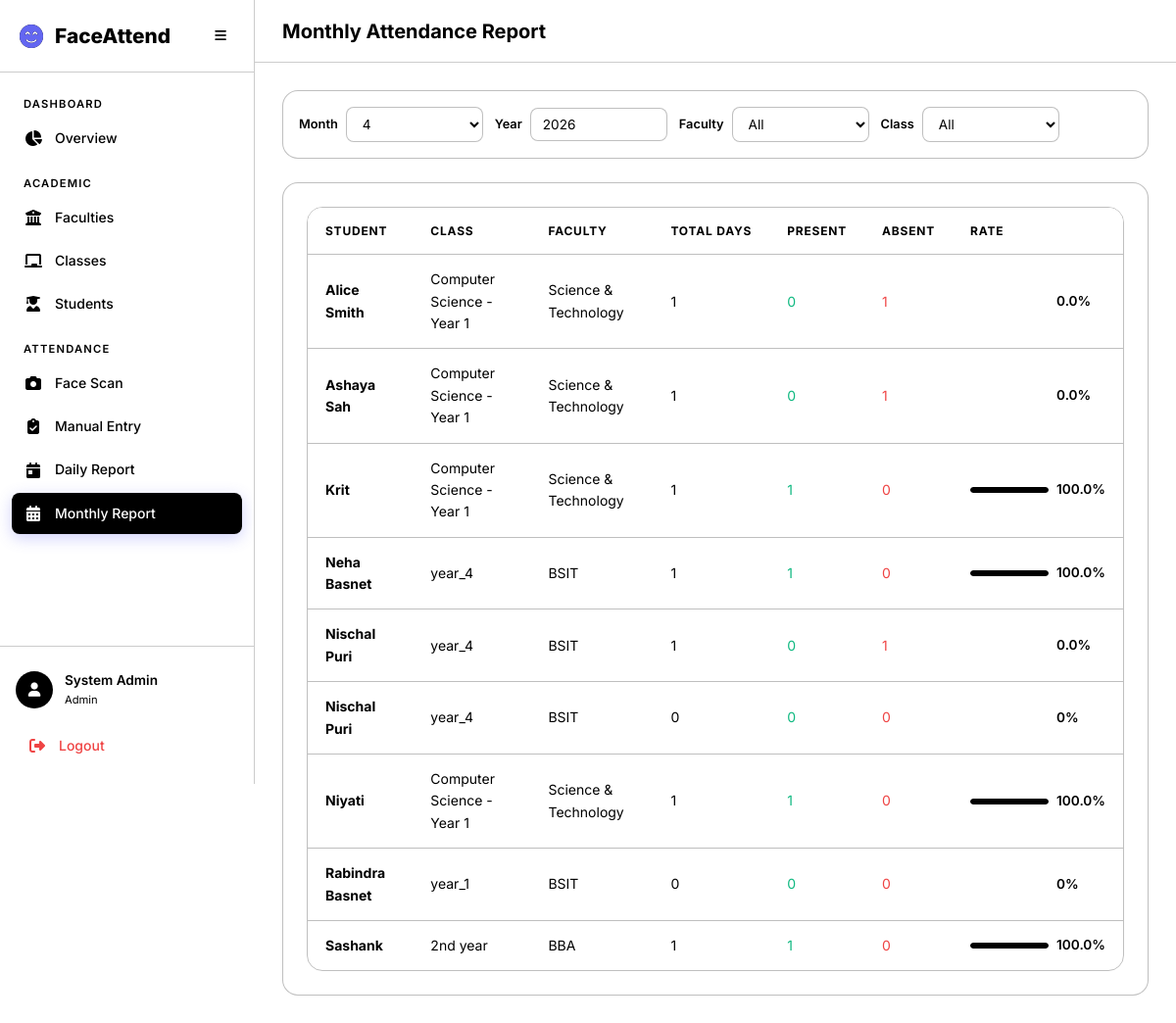
The app's page /attendance/monthly/ with its own data.
### accounts/models.py (models this page shows, shortened)
class User(AbstractUser):
    class Role(models.TextChoices):
        ADMIN = 'admin', 'Admin'
        TEACHER = 'teacher', 'Teacher'
        STUDENT = 'student', 'Student'
    role = models.CharField(
        max_length=10,
        choices=Role.choices,
        default=Role.STUDENT,
    )
    phone = models.CharField(max_length=20, blank=True)
    profile_image = models.ImageField(upload_to='profiles/', blank=True, null=True)

### academics/models.py (models this page shows, shortened)
class Student(models.Model):
    user = models.OneToOneField(
        settings.AUTH_USER_MODEL,
        on_delete=models.CASCADE,
        related_name='student_profile',
        null=True, blank=True,
    )
    full_name = models.CharField(max_length=300)
    profile_image = models.ImageField(upload_to='students/profiles/')
    face_encoding = models.BinaryField(null=True, blank=True, help_text='128-d face encoding as bytes')
    enrollment_year = models.PositiveIntegerField()
    faculty = models.ForeignKey(Faculty, on_delete=models.CASCADE, related_name='students')
    academic_class = models.ForeignKey(AcademicClass, on_delete=models.CASCADE, related_name='students')
    phone = models.CharField(max_length=20, blank=True)
    guardian_phone = models.CharField(max_length=20, blank=True)
    is_phone_flagged = models.BooleanField(
        default=False,
        help_text='Mark this when the student phone number is incorrect.',
    )
    is_active = models.BooleanField(default=True)
    created_at = models.DateTimeField(auto_now_add=True)
    updated_at = models.DateTimeField(auto_now=True)
    class Meta:
        ordering = ['full_name']

class AcademicClass(models.Model):
    name = models.CharField(max_length=200)
    faculty = models.ForeignKey(Faculty, on_delete=models.CASCADE, related_name='classes')
    teacher = models.ForeignKey(
        settings.AUTH_USER_MODEL,
        on_delete=models.SET_NULL,
        null=True, blank=True,
        related_name='assigned_classes',
        limit_choices_to={'role': 'teacher'},
    )
    created_at = models.DateTimeField(auto_now_add=True)
    updated_at = models.DateTimeField(auto_now=True)
    class Meta:
        verbose_name_plural = 'Classes'
        ordering = ['faculty__name', 'name']
        unique_together = ['name', 'faculty']

class Faculty(models.Model):
    name = models.CharField(max_length=200, unique=True)
    description = models.TextField(blank=True)
    created_at = models.DateTimeField(auto_now_add=True)
    updated_at = models.DateTimeField(auto_now=True)
    class Meta:
        verbose_name_plural = 'Faculties'
        ordering = ['name']

### attendance/views.py (the view)
# urls.py: path('monthly/', views.monthly_report, name='monthly_report'),
@login_required
@admin_or_teacher_required
def monthly_report(request):
    today = timezone.localdate()
    month = int(request.GET.get('month', today.month))
    year = int(request.GET.get('year', today.year))
    faculty_id = request.GET.get('faculty')
    class_id = request.GET.get('class')
    students = Student.objects.filter(is_active=True).select_related('faculty', 'academic_class')
    if faculty_id:
        students = students.filter(faculty_id=faculty_id)
    if class_id:
        students = students.filter(academic_class_id=class_id)
    if request.user.role == 'teacher':
        students = students.filter(academic_class__teacher=request.user)
    report_data = []
    for s in students:
        att = Attendance.objects.filter(
            student=s, date__month=month, date__year=year
        )
        total = att.count()
        present = att.filter(status__in=['present', 'late']).count()
        absent = att.filter(status='absent').count()
        percentage = round(present / total * 100, 1) if total else 0
        report_data.append({
            'student': s,
            'total': total,
            'present': present,
            'absent': absent,
            'percentage': percentage,
        })
    if request.user.role == 'teacher':
        teacher_classes = AcademicClass.objects.filter(teacher=request.user).select_related('faculty')
        faculties = Faculty.objects.filter(classes__in=teacher_classes).distinct()
        classes = teacher_classes
    else:
        faculties = Faculty.objects.all()
        classes = AcademicClass.objects.all()
    return render(request, 'attendance/monthly_report.html', {
        'report_data': report_data,
        'month': month,
        'year': year,
        'faculties': faculties,
        'classes': classes,
        'selected_faculty': faculty_id,
        'selected_class': class_id,
    })

### templates/attendance/monthly_report.html (shortened to what this page needs)
{% extends 'base.html' %}
{% load static %}
{% block page_title %}Monthly Attendance Report{% endblock %}
{% block content %}
<div class="animate-fade-in">
    <form method="get" class="filters-bar mb-3">
        <div class="filter-group">
            <label>Month</label>
            <select name="month" class="filter-input" onchange="this.form.submit()">
                {% for m in "123456789" %}
                <option value="{{ forloop.counter }}" {% if month == forloop.counter %}selected{% endif %}>
                    {{ forloop.counter }}
                </option>
                {% endfor %}
            </select>
        </div>
        <div class="filter-group">
            <label>Year</label>
            <input type="number" name="year" value="{{ year }}" class="filter-input" style="width:100px;"
                onchange="this.form.submit()">
        </div>
        <div class="filter-group">
            <label>Faculty</label>
            <select name="faculty" class="filter-input" onchange="this.form.submit()">
                <option value="">All</option>
            </select>
        </div>
        <div class="filter-group">
            <label>Class</label>
            <select name="class" class="filter-input" onchange="this.form.submit()">
                <option value="">All</option>
            </select>
        </div>
    </form>
    <div class="card">
        <div class="table-container">
            <table class="data-table" id="monthlyTable">
                <thead>
                    <tr>
                        <th>Student</th>
                        <th>Class</th>
                        <th>Faculty</th>
                        <th>Total Days</th>
                        <th>Present</th>
                        <th>Absent</th>
                        <th>Rate</th>
                    </tr>
                </thead>
                <tbody>
                    {% for item in report_data %}
                    <tr>
                        <td><strong>{{ item.student.full_name }}</strong></td>
                        <td>{{ item.student.academic_class.name }}</td>
                        <td>{{ item.student.faculty.name }}</td>
                        <td>{{ item.total }}</td>
                        <td><span class="text-success">{{ item.present }}</span></td>
                        <td><span class="text-danger">{{ item.absent }}</span></td>
                        <td>
                            <div class="d-flex align-center gap-1">
                                <div class="progress-bar" style="width:80px; height:6px;">
                                    <div class="progress-fill {% if item.percentage >= 75 %}success{% elif item.percentage >= 50 %}warning{% else %}danger{% endif %}"
                                        style="width:{{ item.percentage }}%"></div>
                                </div>
                                <span style="font-size:0.85rem; font-weight:600;">{{ item.percentage }}%</span>
                            </div>
                        </td>
                    </tr>
                    {% empty %}
                    <tr>
                        <td colspan="7" class="text-center text-muted">No data for this period.</td>
                    </tr>
                    {% endfor %}
                </tbody>
            </table>
        </div>
    </div>
</div>
{% endblock %}

### templates/base.html (shortened to what this page needs)
<!DOCTYPE html>
<html lang="en" data-theme="dark">
<head>
    <link rel="stylesheet" href="https://cdnjs.cloudflare.com/ajax/libs/font-awesome/6.5.1/css/all.min.css">
    {% load static %}
    <link rel="stylesheet" href="{% static 'css/style.css' %}">
</head>
<body>
    {% if user.is_authenticated %}
    <div class="app-layout">
        <aside class="sidebar" id="sidebar">
            <div class="sidebar-header">
                <div class="logo">
                    <i class="fas fa-face-smile-beam"></i>
                    <span>FaceAttend</span>
                </div>
                <button class="sidebar-toggle" id="sidebarToggle">
                    <i class="fas fa-bars"></i>
                </button>
            </div>
            <nav class="sidebar-nav">
                {% if user.role == 'admin' %}
                <div class="nav-section">
                    <span class="nav-section-title">Dashboard</span>
                    <a href="{% url 'academics:admin_dashboard' %}" class="nav-link {% if request.resolver_match.url_name == 'admin_dashboard' %}active{% endif %}">
                        <i class="fas fa-chart-pie"></i><span>Overview</span>
                    </a>
                </div>
                <div class="nav-section">
                    <span class="nav-section-title">Academic</span>
                    <a href="{% url 'academics:faculty_list' %}" class="nav-link {% if 'faculty' in request.resolver_match.url_name %}active{% endif %}">
                        <i class="fas fa-building-columns"></i><span>Faculties</span>
                    </a>
                    <a href="{% url 'academics:class_list' %}" class="nav-link {% if 'class' in request.resolver_match.url_name %}active{% endif %}">
                        <i class="fas fa-chalkboard"></i><span>Classes</span>
                    </a>
                    <a href="{% url 'academics:student_list' %}" class="nav-link {% if 'student' in request.resolver_match.url_name %}active{% endif %}">
                        <i class="fas fa-user-graduate"></i><span>Students</span>
                    </a>
                </div>
                <div class="nav-section">
                    <span class="nav-section-title">Attendance</span>
                    <a href="{% url 'attendance:camera' %}" class="nav-link {% if request.resolver_match.url_name == 'camera' %}active{% endif %}">
                        <i class="fas fa-camera"></i><span>Face Scan</span>
                    </a>
                    <a href="{% url 'attendance:manual' %}" class="nav-link {% if request.resolver_match.url_name == 'manual' %}active{% endif %}">
                        <i class="fas fa-clipboard-check"></i><span>Manual Entry</span>
                    </a>
                    <a href="{% url 'attendance:daily_report' %}" class="nav-link {% if request.resolver_match.url_name == 'daily_report' %}active{% endif %}">
                        <i class="fas fa-calendar-day"></i><span>Daily Report</span>
                    </a>
                    <a href="{% url 'attendance:monthly_report' %}" class="nav-link {% if request.resolver_match.url_name == 'monthly_report' %}active{% endif %}">
                        <i class="fas fa-calendar-alt"></i><span>Monthly Report</span>
                    </a>
                </div>
                {% endif %}
            </nav>
            <div class="sidebar-footer">
                <div class="user-card">
                    <div class="user-avatar">
                        <i class="fas fa-user"></i>
                    </div>
                    <div class="user-info">
                        <span class="user-name">{{ user.get_full_name|default:user.username }}</span>
                        <span class="user-role">{{ user.get_role_display }}</span>
                    </div>
                </div>
                <a href="{% url 'accounts:logout' %}" class="nav-link logout-link">
                    <i class="fas fa-sign-out-alt"></i><span>Logout</span>
                </a>
            </div>
        </aside>
        <main class="main-content">
            <header class="top-bar">
                <h1 class="page-title">{% block page_title %}Dashboard{% endblock %}</h1>
            </header>
            <div class="content-area">
                {% block content %}{% endblock %}
            </div>
        </main>
    </div>
    {% else %}
    <div class="auth-layout">
        {% block auth_content %}{% endblock %}
    </div>
    {% endif %}
</body>
</html>

### records on screen
User: get_full_name "System Admin", role "Admin"
Student: student.full_name "Alice Smith", student.academic_class.name "Computer Science - Year 1", student.faculty.name "Science & Technology", total "1", present "0", absent "1", percentage "0.0"
Student: student.full_name "Ashaya Sah", student.academic_class.name "Computer Science - Year 1", student.faculty.name "Science & Technology", total "1", present "0", absent "1", percentage "0.0"
Student: student.full_name "Krit", student.academic_class.name "Computer Science - Year 1", student.faculty.name "Science & Technology", total "1", present "1", absent "0", percentage "100.0"
Student: student.full_name "Neha Basnet", student.academic_class.name "year_4", student.faculty.name "BSIT", total "1", present "1", absent "0", percentage "100.0"
Student: student.full_name "Nischal Puri", student.academic_class.name "year_4", student.faculty.name "BSIT", total "1", present "0", absent "1", percentage "0.0"
Student: student.full_name "Nischal Puri", student.academic_class.name "year_4", student.faculty.name "BSIT", total "0", present "0", absent "0", percentage "0"
Student: student.full_name "Niyati", student.academic_class.name "Computer Science - Year 1", student.faculty.name "Science & Technology", total "1", present "1", absent "0", percentage "100.0"
Student: student.full_name "Rabindra Basnet", student.academic_class.name "year_1", student.faculty.name "BSIT", total "0", present "0", absent "0", percentage "0"
Student: student.full_name "Sashank", student.academic_class.name "2nd year", student.faculty.name "BBA", total "1", present "1", absent "0", percentage "100.0"

### other values on screen
form field month "4"
